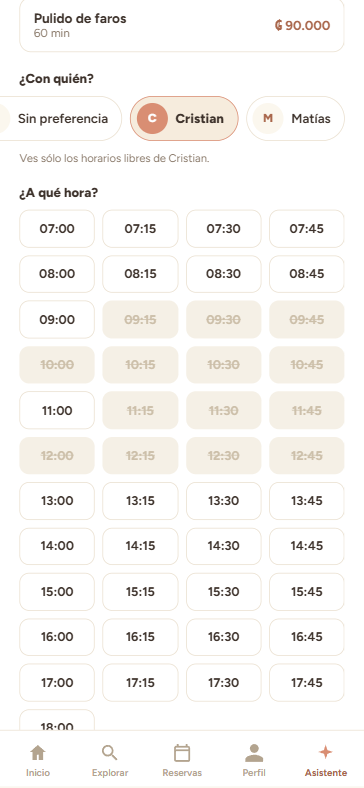
#> input picture docs/pruebas-tabla12/CP01a-cristian-ocupado.png, 364 x 788 px; its folder holds only this picture in this run
$ python generar-evidencias-tesis.py
#> lines starting #> are read from the running program, lines starting #| are printed output that depends on the picture
"""Láminas con las capturas de la matriz de pruebas funcionales (Anexo E).

    python scripts/generar-evidencias-tesis.py

Toma las capturas de docs/pruebas-tabla12 y las arma de a cuatro por fila,
con el caso de prueba debajo de cada una. Salen en
docs/diagramas/tesis/evidencias-*.png.
"""
from pathlib import Path
from PIL import Image, ImageDraw, ImageFont

RAIZ = Path(__file__).resolve().parent.parent
ORIGEN = RAIZ / 'docs' / 'pruebas-tabla12'
SALIDA = RAIZ / 'docs' / 'diagramas' / 'tesis'
FUENTE = ImageFont.truetype('C:/Windows/Fonts/arial.ttf', 40)

LAMINAS = {
    'evidencias-1-turnos-mesas-hospedaje': [
        ('CP01a-cristian-ocupado', 'CP01 (a)'), ('CP01b-asignado-matias', 'CP01 (b)'),
        ('CP02-sin-lugar-12h', 'CP02'), ('CP03a-juan-1030-ocupado', 'CP03 (a)'),
        ('CP03b-asignado-marcos', 'CP03 (b)'), ('CP04-asignada-gladys', 'CP04'),
        ('CP05a-grupo-de-5', 'CP05 (a)'), ('CP05b-asignada-mesa-de-6', 'CP05 (b)'),
        ('CP06-grupo-mayor-rechazado', 'CP06'), ('CP07-suite-sin-disponibilidad', 'CP07'),
        ('CP08-suite-12-al-14-aceptada', 'CP08'), ('CP09-salida-igual-entrada-rechazada', 'CP09'),
    ],
    'evidencias-2-sena-seguridad-avisos': [
        ('CP10-sena-sin-comprobante', 'CP10'), ('CP11a-comprobante-recibido', 'CP11 (a)'),
        ('CP11b-mis-reservas-comprobante-enviado', 'CP11 (b)'), ('CP12a-vencida', 'CP12 (a)'),
        ('CP12b-horario-liberado', 'CP12 (b)'), ('CP13a-rechazada-panel', 'CP13'),
        ('CP14-horario-liberado', 'CP14'), ('CP17-reserva-ajena-no-se-muestra', 'CP17'),
        ('CP18b-segunda-rechazada', 'CP18'), ('CP19a-confirmada-panel', 'CP19 (a)'),
        ('CP19b-notificacion-cliente', 'CP19 (b)'), ('CP20a-consulta-de-uso', 'CP20 (a)'),
        ('CP20b-no-expone-datos', 'CP20 (b)'),
    ],
}

ANCHO, ALTO = 364, 788
HUECO, MARGEN, PIE = 30, 24, 60

for nombre, capturas in LAMINAS.items():
    COLS = (len(capturas) + 1) // 2
    filas = (len(capturas) + COLS - 1) // COLS
    lienzo = Image.new('RGB', (MARGEN * 2 + COLS * ANCHO + (COLS - 1) * HUECO,
                               MARGEN * 2 + filas * (ALTO + PIE) + (filas - 1) * 10), 'white')
#> lienzo: PIL image 2382x1754 RGB; every value is 255
    d = ImageDraw.Draw(lienzo)
    for i, (archivo, rotulo) in enumerate(capturas):
        fila, col = divmod(i, COLS)
        x = MARGEN + col * (ANCHO + HUECO)
        y = MARGEN + fila * (ALTO + PIE + 10)
        img = Image.open(ORIGEN / f'{archivo}.png').convert('RGB').resize((ANCHO, ALTO))
#> img is the input picture: PIL image 364x788 RGB; mean R, G, B 248.7, 247, 244.7
        lienzo.paste(img, (x, y))
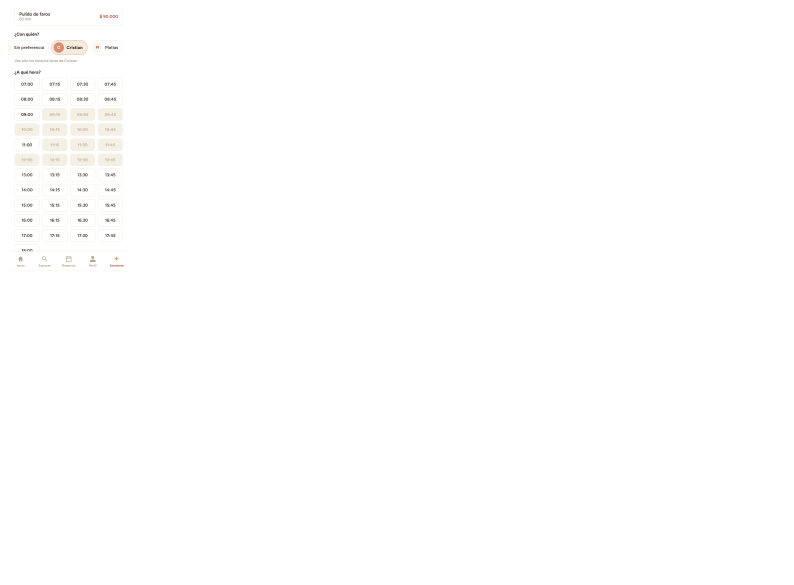
#> lienzo: PIL image 2382x1754 RGB (shown at 1/3 size); mean R, G, B 254.6, 254.5, 254.3
        d.rectangle([x - 1, y - 1, x + ANCHO, y + ALTO], outline='black', width=2)
        w = d.textlength(rotulo, font=FUENTE)
#> w = 171.4
#> (the run stopped early here; a loop or call above may not have finished)
